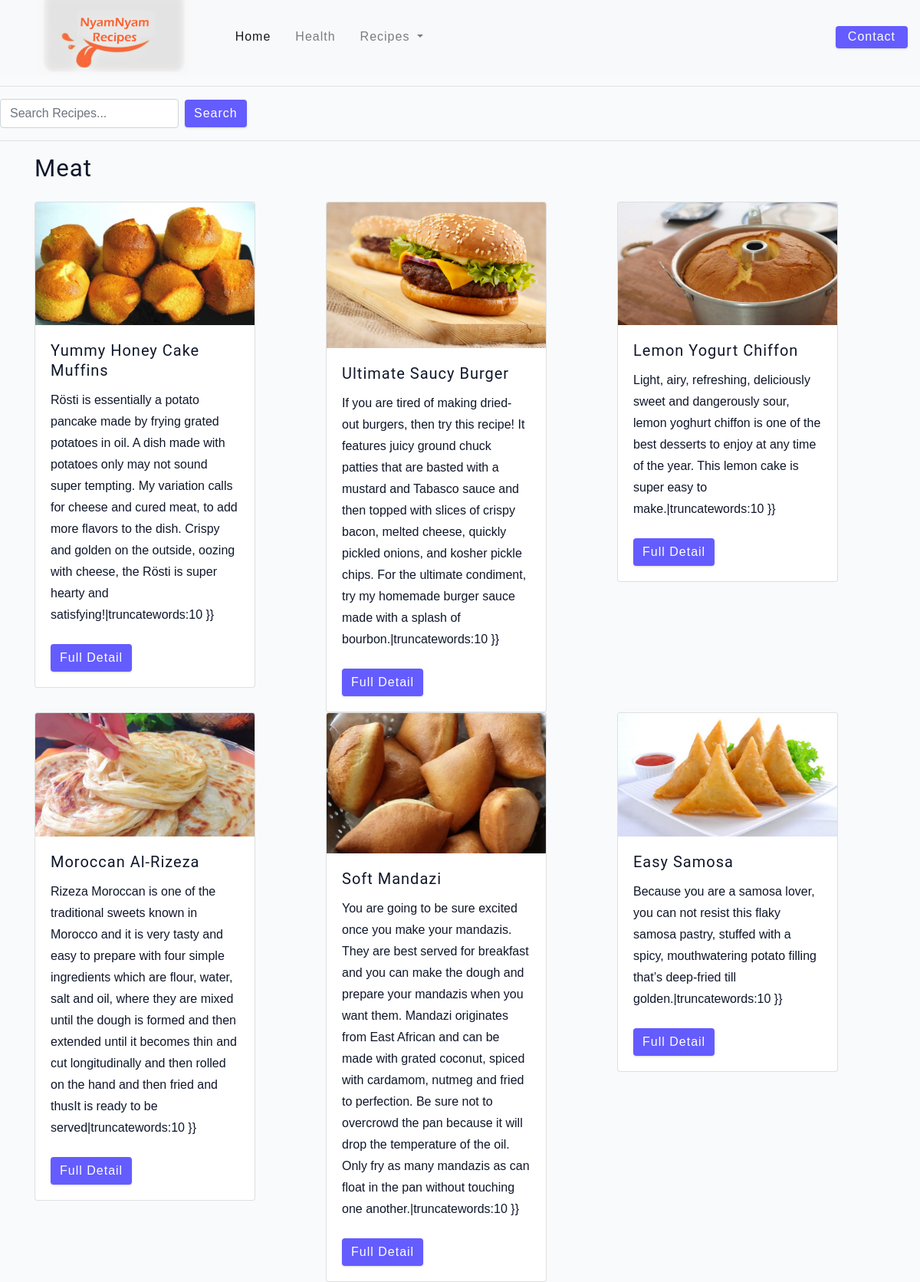
/meat/, run on the app's committed database.
### recipes/models.py (models this page shows)
class Meat(models.Model):
    Title = models.CharField(max_length=255)
    Image = models.ImageField(max_length=2083)
    Description = models.TextField()
    Instructions = models.TextField()
    Ingredients = models.TextField()
    PrepTime = models.CharField(max_length=5)
    CookTime = models.CharField(max_length=5)
    Servings = models.CharField(max_length=5)
    Price = models.FloatField()
    Quantity = models.IntegerField()

### recipes/views.py (the view)
# urls.py: path("meat/", views.meat, name="meat"),
def meat(request):
    meat = Meat.objects.all()
    context = {'meat':meat}
    return render(request, "meat.html", context)

### templates/meat.html
{% extends 'main.html' %}
{% load static %}
{% block content %}
    <h3>Meat</h3>
    <div class="row">
        {% for meat in meat %}
            <div class =col>
                <div class="card" style="width: 18rem;">
                    <img src="{{ meat.Image.url }}" class="card-img-top" alt="..."/>
                    <div class="card-body">
                        <h5 class="card-title">{{meat.Title }}</h5>
                        <p class="card-text">{{ meat.Description }}|truncatewords:10 }}</p>
                        <a href="{% url 'single_meat' meat.id %}" class="btn btn-primary">Full Detail</a>
                    </div>
                </div>
            </div>
        {% endfor %}
    </div>
{% endblock content %}

### static/css/main.css (style rules this page uses)
html { font-size: 100%; }
:root { --primary-100: #e2e0ff; --primary-200: #c1beff; --primary-300: #a29dff; --primary-400: #837dff; --primary-500: #645cff; --primary-600: #504acc; --primary-700: #3c3799; --primary-800: #282566; --primary-900: #141233; --grey-50: #f8fafc; --grey-100: #f1f5f9; --grey-200: #e2e8f0; --grey-300: #cbd5e1; --grey-400: #94a3b8; --grey-500: #64748b; --grey-600: #475569; --grey-700: #334155; --grey-800: #1e293b; --grey-900: #0f172a; --black: #222; --white: #fff; --red-light: #f8d7da; --red-dark: #842029; --green-light: #d1e7dd; --green-dark: #0f5132; --headingFont: 'Roboto', sans-serif; --bodyFont: 'Nunito', sans-serif; --smallText: 0.7em; --backgroundColor: var(--grey-50); --textColor: var(--grey-900); --borderRadius: 0.25rem; --letterSpacing: 1px; --transition: 0.3s ease-in-out all; --max-width: 1120px; --fixed-width: 600px; --shadow-1: 0 1px 3px 0 rgba(0, 0, 0, 0.1), 0 1px 2px 0 rgba(0, 0, 0, 0.06); --shadow-2: 0 4px 6px -1px rgba(0, 0, 0, 0.1), 0 2px 4px -1px rgba(0, 0, 0, 0.06); --shadow-3: 0 10px 15px -3px rgba(0, 0, 0, 0.1), 0 4px 6px -2px rgba(0, 0, 0, 0.05); --shadow-4: 0 20px 25px -5px rgba(0, 0, 0, 0.1), 0 10px 10px -5px rgba(0, 0, 0, 0.04); }
body { background: var(--backgroundColor); font-family: var(--bodyFont); font-weight: 400; line-height: 1.75; color: var(--textColor); }
p { margin-top: 0; margin-bottom: 1.5rem; max-width: 40em; }
h1, h2, h3, h4, h5 { margin: 0; margin-bottom: 1.38rem; font-family: var(--headingFont); font-weight: 400; line-height: 1.3; text-transform: capitalize; letter-spacing: var(--letterSpacing); }
h3 { font-size: 1.953rem; }
h5 { font-size: 1.25rem; }
a { text-decoration: none; }
.btn { cursor: pointer; color: var(--white); background: var(--primary-500); border: transparent; border-radius: var(--borderRadius); letter-spacing: var(--letterSpacing); padding: 0.375rem 0.75rem; box-shadow: var(--shadow-1); transition: var(--transtion); text-transform: capitalize; display: inline-block; }
::placeholder { font-family: inherit; color: var(--grey-400); }

### data on the page
Meat: Image (picture), Title "Yummy Honey Cake Muffins", Description "Rösti is essentially a potato pancake made by frying grated potatoes in oil. A dish made with potatoes only may not sound super tempting. My variation calls for cheese and cured meat, to add more flavors to the dish. Crispy and golden on the outside, oozing with cheese, the Rösti is super hearty and satisfying!"
Meat: Image (picture), Title "Ultimate Saucy Burger", Description "If you are tired of making dried- out burgers, then try this recipe! It features juicy ground chuck patties that are basted with a mustard and Tabasco sauce and then topped with slices of crispy bacon, melted cheese, quickly pickled onions, and kosher pickle chips. For the ultimate condiment, try my homemade burger sauce made with a splash of bourbon."
Meat: Image (picture), Title "Lemon Yogurt Chiffon", Description "Light, airy, refreshing, deliciously sweet and dangerously sour, lemon yoghurt chiffon is one of the best desserts to enjoy at any time of the year. This lemon cake is super easy to make."
Meat: Image (picture), Title "Moroccan Al-Rizeza", Description "Rizeza Moroccan is one of the traditional sweets known in Morocco and it is very tasty and easy to prepare with four simple ingredients which are flour, water, salt and oil, where they are mixed until the dough is formed and then extended until it becomes thin and cut longitudinally and then rolled on the hand and then fried and thusIt is ready to be served"
Meat: Image (picture), Title "Soft Mandazi", Description "You are going to be sure excited once you make your mandazis. They are best served for breakfast and you can make the dough and prepare your mandazis when you want them. Mandazi originates from East African and can be made with grated coconut, spiced with cardamom, nutmeg and fried to perfection. Be sure not to overcrowd the pan because it will drop the temperature of the oil. Only fry as many mandazis as can float in the pan without touching one another."
Meat: Image (picture), Title "Easy Samosa", Description "Because you are a samosa lover, you can not resist this flaky samosa pastry, stuffed with a spicy, mouthwatering potato filling that’s deep-fried till golden."
